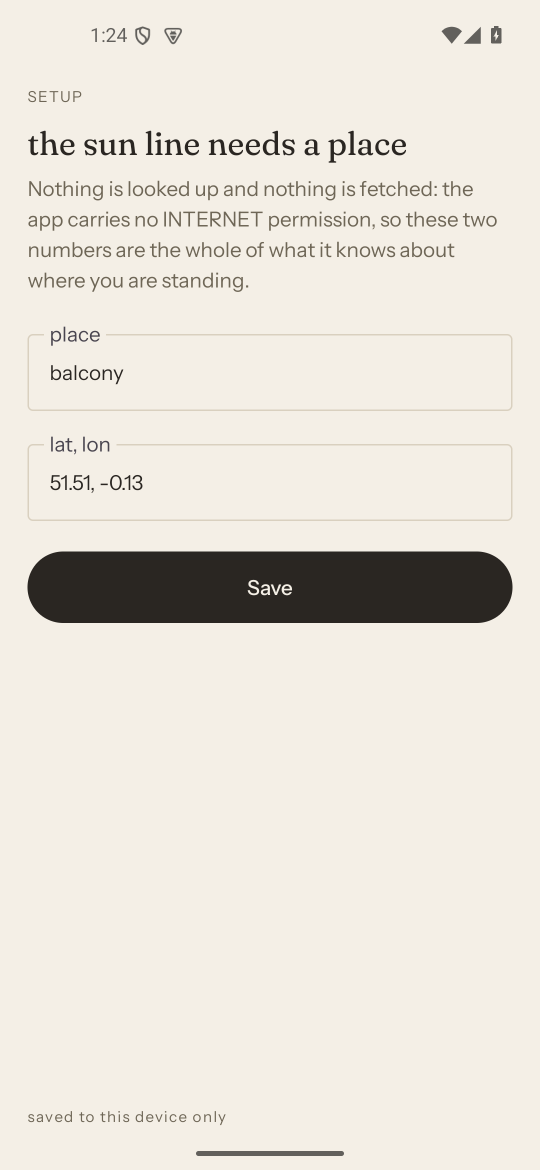
#> input picture docs/images/screen-setup.png, 1080 x 2340 px (shown at 1/2 size)
$ python make_screens.py
#> lines starting #> are read from the running program, lines starting #| are printed output that depends on the picture; after the words box and inside, x2 and y2 are one past the last pixel; in counts of white or black regions, pixels touching at a corner belong together
### tools/python/skycard.py
"""skycard.py - the reference implementation of Evenlight's band maths and card layout.

Same eight bands, same winner, same name, same 1080x1440 card as the Kotlin in :core, run from a
photo on a laptop. Equivalence is not asserted here: fixtures/*.bands.json is pinned by
core/src/test/kotlin/.../FixtureEquivalenceTest.kt and both languages are tested against it, so
agreement is transitive (tools/python/test_skycard.py).

Usage: python skycard.py PHOTO [-o card.png] [--print-json]
       python skycard.py --from-record RECORD.json [-o card.png] [--print-json]
"""
import datetime
import math
import os

TARGET_WIDTH = 64
BAND_COUNT = 8


def round_half_up(v):
    """Matches Pixels.roundHalfUp. Python's built-in round() is banker's rounding and diverges on .5."""
    return math.floor(v + 0.5)


# [76 lines left out: functions relative_luminance, to_pixels, bilinear, sample, not called in this run]


def hex_of(rgb):
    """Pixels.hex: uppercase ASCII, locale-free - Python's %X never resolves against a locale either."""
    return "#%02X%02X%02X" % rgb


def chroma_range(rgb):
    """Matcher.chromaRange."""
    return max(rgb) - min(rgb)


# [30 lines left out: functions winner, name_for, bands_for, not called in this run]


# Copied from core/src/main/kotlin/com/burry071/evenlight/core/Vocabulary.kt: same 35 words, same order,
# same anchor hexes. test_skycard.py parses that file and diffs it against this list, so the copy cannot
# drift silently when the vocabulary changes.
_WORDS = [
    ("still", "#4A5560"), ("smothered", "#5A5148"),
    ("clearing", "#A8C0CC"), ("brassy", "#C2854A"),
    ("tarnished", "#6B5D4A"), ("milky", "#CFC9BE"),
    ("flint", "#7E7A72"), ("ember", "#B4552C"),
    ("copper", "#A96A3C"), ("chalk", "#E3DED4"),
    ("slate", "#5C6B82"), ("ash", "#9B968D"),
    ("wax", "#D8B878"), ("honey", "#C89A46"),
    ("bruised", "#5A4560"), ("waited", "#6E5F52"),
    ("low", "#3A322A"), ("thin", "#BFC6CB"),
    ("wide", "#7C93A8"), ("close", "#44403A"),
    ("dusty", "#A08A72"), ("wet", "#2E3A42"),
    ("salt", "#D5D2C8"), ("iron", "#4C4A49"),
    ("paper", "#EDE8DE"), ("linen", "#D9CFC0"),
    ("wool", "#B8A894"), ("amber", "#B08A5E"),
    ("smoke", "#6A6A6A"), ("held", "#7A6A55"),
    ("lifted", "#9FB6C4"), ("sunken", "#262A33"),
    ("gathering", "#55606B"), ("fading", "#C79A7A"),
    ("bright", "#E8D9B8"),
]


def _parse_hex(s):
    """VocabWord.anchor via Pixels.parseHex, returning the (r, g, b) triple Pillow draws."""
    # removePrefix parity (finding 2.8): Pixels.kt:34 does s.removePrefix("#"), which strips exactly one
    # leading hash; lstrip("#") strips every one, so "##C2854A" parsed here but Kotlin's require(length==6)
    # refuses it. Same reader, same rule: drop one '#' if present, leave the string otherwise untouched.
    t = s[1:] if s.startswith("#") else s
    if len(t) != 6:
        raise ValueError("not a hex colour: %s" % s)
    return tuple(int(t[i:i + 2], 16) for i in (0, 2, 4))


VOCABULARY = [(word, _parse_hex(anchor)) for word, anchor in _WORDS]


class Palette:
    """CardGeometry.kt's Palette minus the alpha byte, and minus the four this tool never draws.

    Palette.opaque exists because Android's Canvas reads the high byte of a colour int; Pillow has no
    such byte on an RGB image, so adding one here would put the two languages at odds by construction.
    Every value below is the Kotlin constant's low three bytes. NIGHT_* and HAIRLINE stay in Kotlin:
    the night surface is a screen state, and this tool only ever files a day card.
    """
    PAPER = _parse_hex("#F4EFE6")
    CARD = _parse_hex("#FBF8F2")
    INK = _parse_hex("#2A2622")
    MUTED = _parse_hex("#6E6656")


class CardGeometry:
    """CardGeometry.kt, line for line, in the same binary64 arithmetic."""

    # [5 lines left out: function __init__, not called in this run]

    @property
    def paper_top(self):
        return self.field_height

    @property
    def band_height(self):
        return self.field_height / 8.0

    @property
    def strip_top(self):
        return self.field_height - self.strip_height

    def band_centre_y(self, i):
        return (i + 0.5) * self.band_height

    # [11 lines left out: function field_blend, not called in this run]

    def ink_on(self, band):
        """Paper on a dark band, ink on a pale one: the measured hue is displayed untouched."""
        return Palette.PAPER if relative_luminance(band) < 0.45 else Palette.INK

    # [5 lines left out: function blend_of, not called in this run]


MONTHS = ["January", "February", "March", "April", "May", "June",
          "July", "August", "September", "October", "November", "December"]

HERE = os.path.dirname(os.path.abspath(__file__))
FONT_DIR = os.path.join(HERE, "..", "..", "app", "src", "main", "res", "font")
DISPLAY_FONT = os.path.join(FONT_DIR, "fraunces_variable.ttf")
TEXT_FONT = os.path.join(FONT_DIR, "instrument_sans_variable.ttf")

# The card's typography sizes, as CardRenderer.kt sets them (116f on the strip, 62f on the date, 40f on the sun
# line, 44f on the wording, 32f on the footer), all measured from the top-left of a 1080-wide artefact.
STRIP_SIZE, DATE_SIZE, SUN_SIZE, WORDING_SIZE, FOOTER_SIZE = 116, 62, 40, 44, 32
MARGIN, CHIP_W, CHIP_GAP, CHIP_R = 56, 46, 60, 8

# The variable-font instances the shipped card actually draws (finding 2.5). EvenlightController.kt:194 loads
# R.font.fraunces_strip, whose XML pins 'wght' 400, 'opsz' 48, 'SOFT' 70, 'WONK' 1; the body face comes through
# instrument_sans_medium.xml, which pins 'wght' 500, 'wdth' 100. Without these axes Pillow drew Fraunces'
# DEFAULT instance (wght 900 "Black"), measured here at 492 px for "clearing" at size 116 against 427 px for
# the pinned one - 15 % wider, and wider still on other names - so _wrapped broke the wording differently. Keys are
# the fvar axis NAMES FreeType reports for these two committed files (Optical Size/Weight/Softness/Wonky for
# Fraunces, Width/Weight for Instrument Sans) mapped from the XML's tags (wght=Weight, opsz=Optical Size,
# SOFT=Softness, WONK=Wonky, wdth=Width). Every axis the two XML files name is settable through Pillow here,
# so this stays a true parity claim rather than an approximation.
DISPLAY_VARIATIONS = {"Optical Size": 48, "Weight": 400, "Softness": 70, "Wonky": 1}
BODY_VARIATIONS = {"Width": 100, "Weight": 500}


def _font(path, size, variations=None):
    if not os.path.isfile(path):
        raise FileNotFoundError("bundled font missing: %s (the card draws no system-face stand-in)" % path)
    from PIL import ImageFont
    font = ImageFont.truetype(path, size)
    if variations:
        axes = font.get_variation_axes()
        names = [a["name"].decode("ascii") for a in axes]
        missing = [n for n in variations if n not in names]
        if missing:
            # Never imply parity we did not get: if Pillow cannot reach an axis the XML names, this says
            # which one instead of silently drawing the default instance and calling it the card's type.
            raise ValueError("cannot set these fvar axes on %s: %s" % (os.path.basename(path), ", ".join(missing)))
        font.set_variation_by_axes([variations.get(n, a["default"]) for n, a in zip(names, axes)])
    return font


# [209 lines left out: functions _wrapped, render_card, card_from_record, _date_label_of, main, not called in this run]


# [3 lines that do not run on import are left out]

### tools/python/make_screens.py
"""Draw the screen tour: a contact sheet PNG and an animated GIF, from the five committed screenshots.

The screenshots are full emulator frames, so the status bar and the gesture bar are cropped off before
anything is drawn; what remains is the app's own surface, unaltered. Rounded corners and the hairline are
presentation, applied as a mask over the real pixels.

The sheet carries one honesty line, because the screenshots are what they are: an emulator whose camera
scene is synthetic, which is why the card screen's sun line reads -63 degrees.

    python tools/python/make_screens.py
"""

import os
import sys

from PIL import Image, ImageDraw

HERE = os.path.dirname(os.path.abspath(__file__))
sys.path.insert(0, HERE)

import skycard                                                        # noqa: E402
from skycard import DISPLAY_FONT, DISPLAY_VARIATIONS, TEXT_FONT, BODY_VARIATIONS, Palette, _font, _wrapped  # noqa: E402

REPO = os.path.join(HERE, "..", "..")
IMG = os.path.join(REPO, "docs", "images")

# Status bar above, gesture bar below: both are the emulator's chrome, not the app's surface.
CROP_TOP, CROP_BOTTOM = 130, 90

SCREENS = [
    ("screen-setup.png", "Setup", "a place and a pair of coordinates, once"),
    ("screen-tonight.png", "Tonight", "minutes until sunset, computed on the device"),
    ("screen-shoot.png", "Shoot", "one tap, nothing else to decide"),
    ("screen-card.png", "Card", "eight measured bands, the name, the sun, one line"),
    ("screen-stack.png", "Stack", "every evening, oldest first, holes left in"),
]

FOOTER = ("Emulator screenshots. The camera scene is synthetic, which is why the card's sun line reads "
          "-63 degrees: there is no sun in a test image.")


def load(name):
    im = Image.open(os.path.join(IMG, name)).convert("RGB")
    return im.crop((0, CROP_TOP, im.width, im.height - CROP_BOTTOM))


def framed(screen, height, radius):
    """The screen at the given height, corners rounded by a mask over the real pixels."""
    width = skycard.round_half_up(screen.width * height / screen.height)
    screen = screen.resize((width, height), Image.LANCZOS)
    mask = Image.new("L", (width, height), 0)
    ImageDraw.Draw(mask).rounded_rectangle([0, 0, width - 1, height - 1], radius=radius, fill=255)
    out = Image.new("RGB", (width, height), Palette.INK)
    out.paste(screen, (0, 0), mask)
    return out, mask


def make_sheet(out_path):
    phone_h = 860
    gap = 44
    margin = 96
    head_h = 150
    label_h = 190

    screens = [load(n) for n, _, _ in SCREENS]
#> call 2 of load, with name = 'screen-tonight.png'
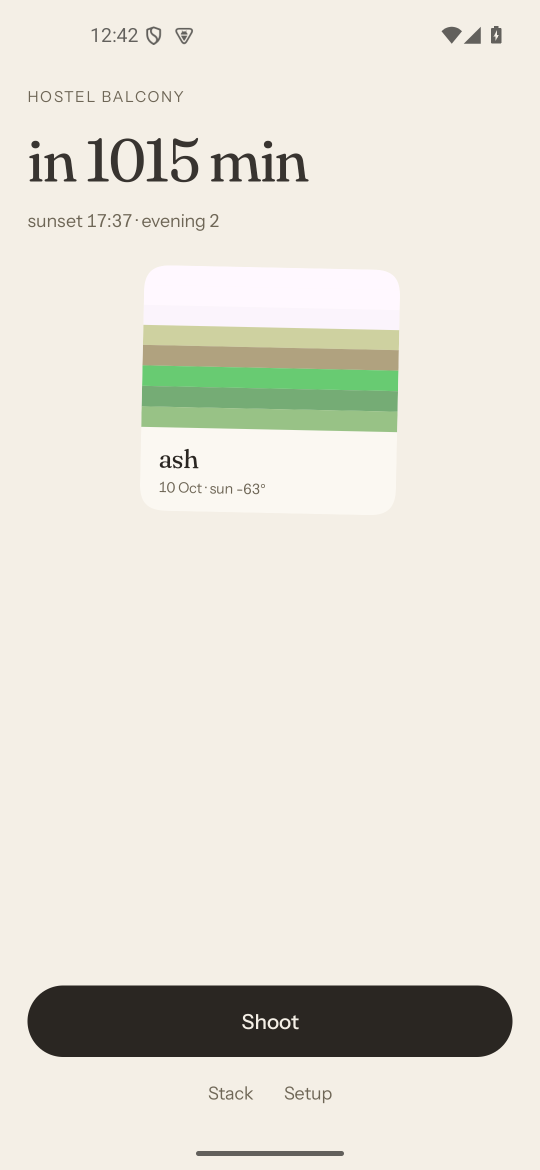
#> input picture docs/images/screen-tonight.png, 1080 x 2340 px (shown at 1/2 size)
#> call 3 of load, with name = 'screen-shoot.png'
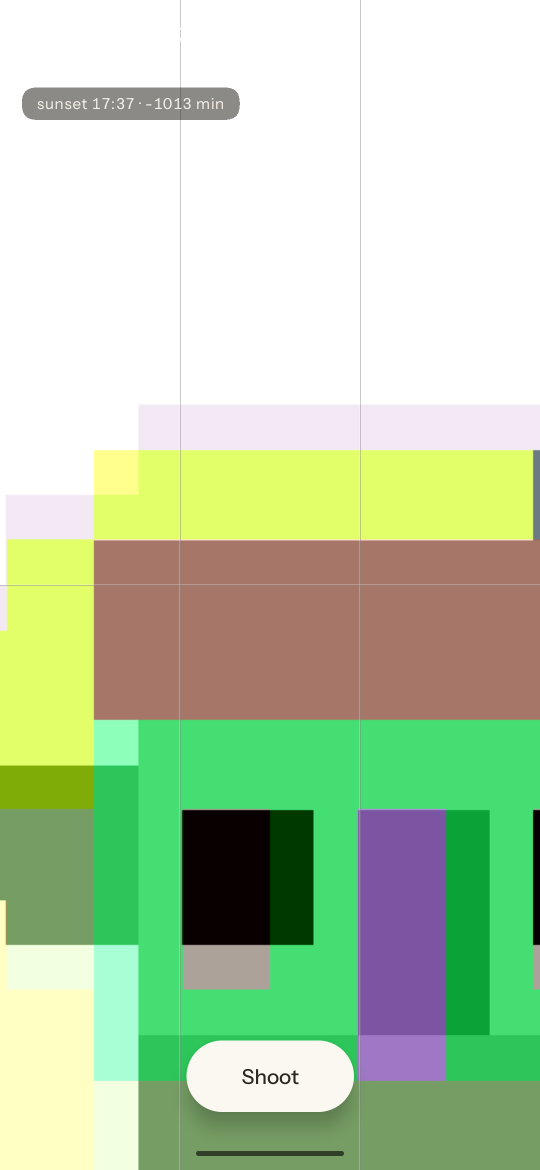
#> input picture docs/images/screen-shoot.png, 1080 x 2340 px (shown at 1/2 size)
#> call 4 of load, with name = 'screen-card.png'
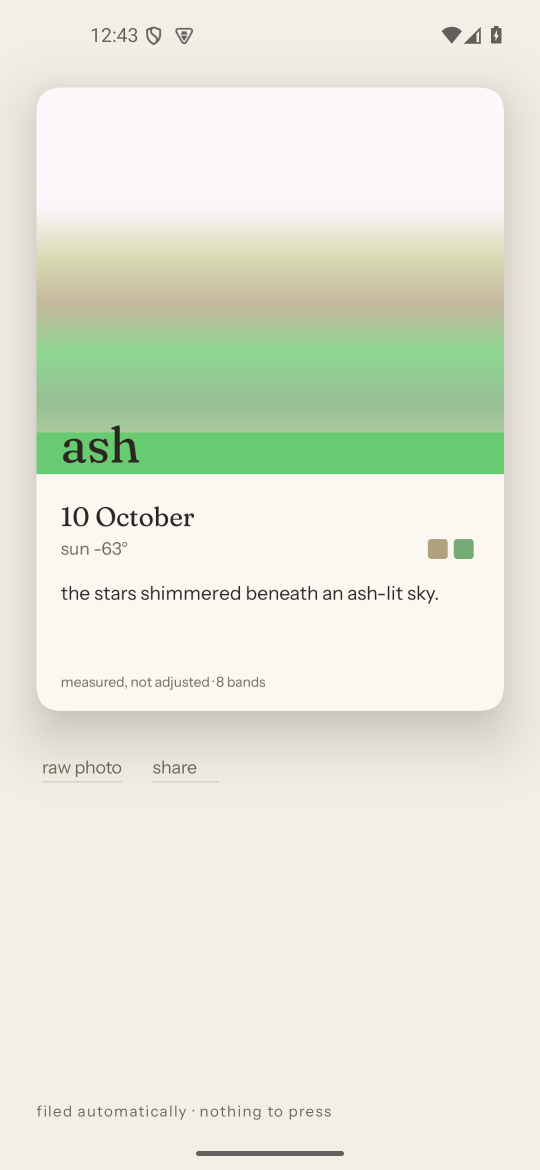
#> input picture docs/images/screen-card.png, 1080 x 2340 px (shown at 1/2 size)
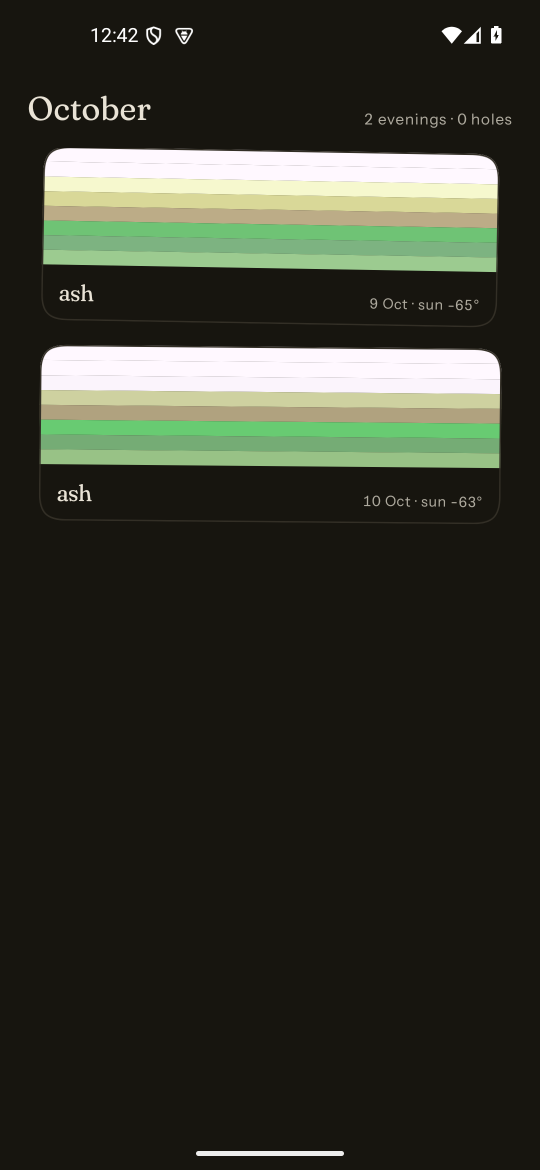
#> input picture docs/images/screen-stack.png, 1080 x 2340 px (shown at 1/2 size)
#> screens = 5 items
    phones = [framed(s, phone_h, 40)[0] for s in screens]
#> in framed, `mask = Image.new("L", (width, height), 0)`: mask: PIL image 438x860 L; every value is 0
#> in framed, `ImageDraw.Draw(mask).rounded_rectangle([0, 0, width - 1, height - 1], ..`:
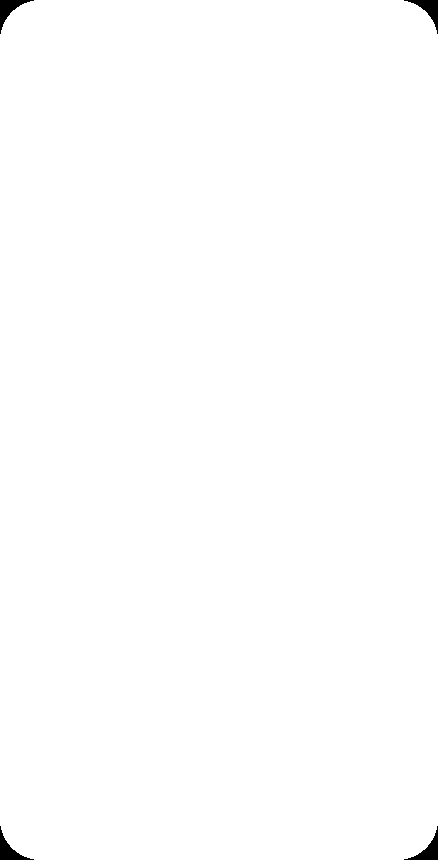
#> mask: PIL image 438x860 L; 99.6% white; 4 black regions, box (x1, y1, x2, y2) and area: (0, 0, 34, 34) 354, (404, 0, 438, 34) 354, (0, 826, 34, 860) 354, (404, 826, 438, 860) 354
#> in framed (call 5), `screen = screen.resize((width, height), Image.LANCZOS)`:
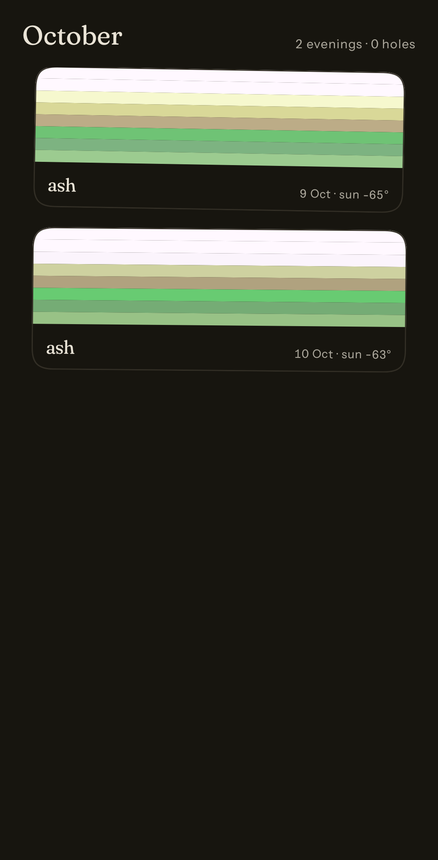
#> screen: PIL image 438x860 RGB; mean R, G, B 55, 57.1, 45.4
#> phones = 5 items
    col_w = phones[0].width
#> col_w = 438

    width = margin * 2 + col_w * len(phones) + gap * (len(phones) - 1)
#> width = 2558
    height = head_h + phone_h + label_h + 90
    sheet = Image.new("RGB", (width, height), Palette.INK)
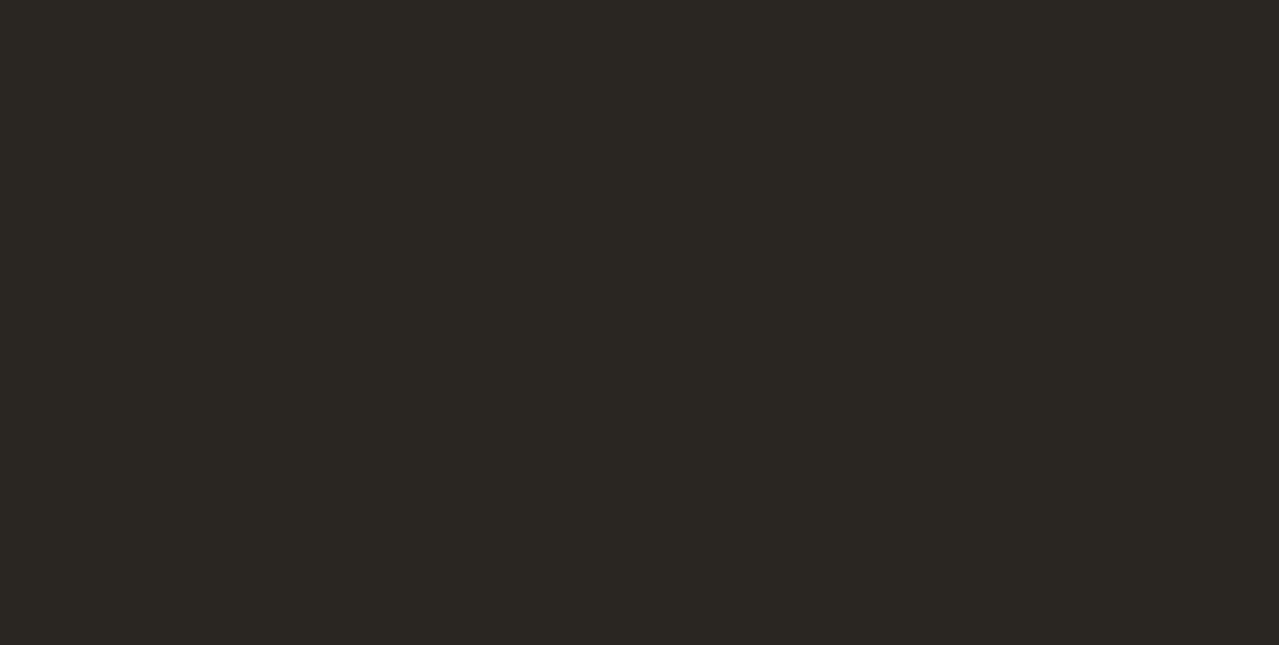
#> sheet: PIL image 2558x1290 RGB (shown at 1/2 size); mean R, G, B 42, 38, 34
    draw = ImageDraw.Draw(sheet)

    body_colour = tuple(skycard.round_half_up(Palette.PAPER[k] * 0.62 + Palette.INK[k] * 0.38) for k in range(3))

    title_font = _font(DISPLAY_FONT, 76, DISPLAY_VARIATIONS)
    foot_font = _font(TEXT_FONT, 26, BODY_VARIATIONS)
    label_font = _font(DISPLAY_FONT, 40, DISPLAY_VARIATIONS)
    cap_font = _font(TEXT_FONT, 24, BODY_VARIATIONS)

    draw.text((margin, 62), "Evenlight, screen by screen", font=title_font, fill=Palette.PAPER, anchor="la")

    y = head_h
    for i, (phone, (_, label, caption)) in enumerate(zip(phones, SCREENS)):
        x = margin + i * (col_w + gap)
        sheet.paste(phone, (x, y))
        draw.rounded_rectangle([x - 2, y - 2, x + col_w + 1, y + phone_h + 1], radius=42,
                               outline=body_colour, width=2)
        ly = y + phone_h + 34
        draw.text((x + 4, ly), label, font=label_font, fill=Palette.PAPER, anchor="la")
        ly += label_font.size + 14
        for line in _wrapped(draw, caption, cap_font, col_w - 8):
            draw.text((x + 4, ly), line, font=cap_font, fill=body_colour, anchor="la")
            ly += cap_font.size + 6

    draw.text((margin, height - 62), FOOTER, font=foot_font, fill=body_colour, anchor="la")
    sheet.save(out_path)
    return out_path, sheet.size


def make_gif(out_path):
    phone_h = 780
    label_h = 150
    screens = [load(n) for n, _, _ in SCREENS]
    phones = [framed(s, phone_h, 36)[0] for s in screens]
    col_w = phones[0].width

    width = col_w + 120
    height = 60 + phone_h + label_h
    label_font = _font(DISPLAY_FONT, 44, DISPLAY_VARIATIONS)
    cap_font = _font(TEXT_FONT, 26, BODY_VARIATIONS)
    body_colour = tuple(skycard.round_half_up(Palette.PAPER[k] * 0.62 + Palette.INK[k] * 0.38) for k in range(3))

    frames = []
    for phone, (_, label, caption) in zip(phones, SCREENS):
        frame = Image.new("RGB", (width, height), Palette.INK)
        draw = ImageDraw.Draw(frame)
        x = (width - col_w) // 2
        frame.paste(phone, (x, 60))
        draw.rounded_rectangle([x - 2, 58, x + col_w + 1, 60 + phone_h + 1], radius=38,
                               outline=body_colour, width=2)
        draw.text((x + 2, 60 + phone_h + 26), label, font=label_font, fill=Palette.PAPER, anchor="la")
        cy = 60 + phone_h + 26 + label_font.size + 12
        for line in _wrapped(draw, caption, cap_font, col_w - 4):
            draw.text((x + 2, cy), line, font=cap_font, fill=body_colour, anchor="la")
            cy += cap_font.size + 6
        frames.append(frame)

    frames[0].save(out_path, save_all=True, append_images=frames[1:], duration=1900, loop=0, optimize=True)
    return out_path, len(frames)


if __name__ == "__main__":
#> (the run stopped early here; a loop or call above may not have finished)
